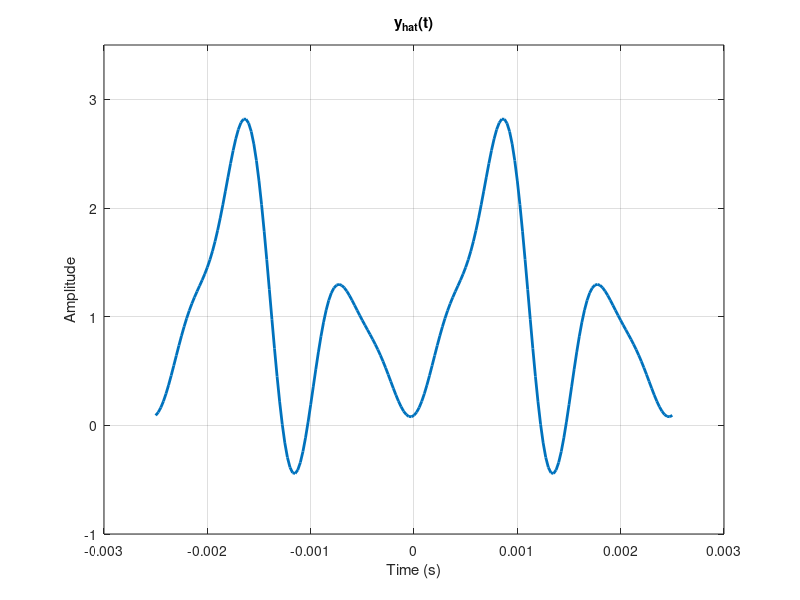

This figure's MATLAB source:
Ck = [0.6513, 0.8942, 0.4322, 0.2387, 0.1312, 0.2314, 0.2226, 0.1337, 0.0658, 0.1079];
Ok = [-1.9174, 2.6620, -0.6346, 2.8995, 1.3452, -1.6801, 1.6153, -1.5630, 2.7450, 0.4671];

K = 4;
Y0 = 0.99;
c3 = 16e3;
Tx=40; Ty=40/c3;
wy = 2*pi/Ty;
ty = -1*Ty:(Ty/100):1*Ty;
yhat = zeros(size(ty));

for k = 0:K
    if k==0
        yhat = yhat + Y0;
    else
        yhat = yhat + Ck(k)*cos(k*wy*ty + Ok(k));
    end
end

plot(ty, real(yhat), 'LineWidth', 2);
xlabel('Time (s)'), ylabel('Amplitude'), title('y_{hat}(t)');
grid on;
ylim([-1,3.5]);
